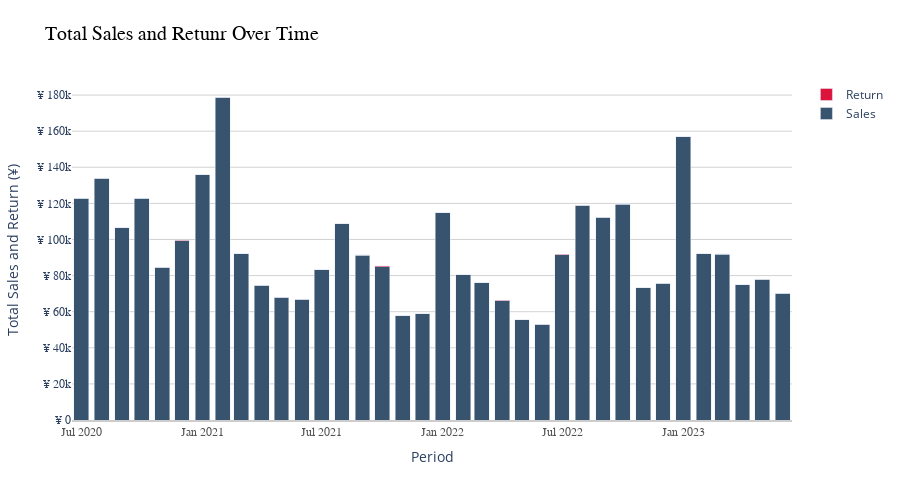

Notebook cell for this chart:
### Code cell
# create a function to plot a chart
def chart_sales_by_period(df):

    # Aggregate total revenue by period
    data = df.groupby([df['Date'].dt.to_period('M'), 'Sale or Return']).agg({'total_revenue': 'sum'}).reset_index().pivot(index='Date', columns='Sale or Return', values='total_revenue').reset_index()
    
    data['return'] = data['return'] * -1
    
    fig = go.Figure()

    # Create the bar chart
    fig.add_trace(go.Bar(x = data['Date'].dt.strftime('%Y-%m'), y=data['sale'].tolist(), name='Sales', marker_color='rgb(55, 83, 109)'))
    fig.add_trace(go.Bar(x = data['Date'].dt.strftime('%Y-%m'), y=data['return'].tolist(), name='Return', marker_color='crimson' ))

    # Update chart layout
    fig.update_layout(
        title='Total Sales and Retunr Over Time',
        title_font = dict(size=20, family='Arial', color='black'),
        xaxis = dict(title='Period', showline=True, showgrid=False, linecolor='rgb(204, 204, 204)', linewidth=2, tickangle=0, tickfont=dict(family='Arial', size=12, color='rgb(82, 82, 82)'),),
        yaxis = dict(title='Total Sales and Return (¥)', showgrid=True, zeroline=True, gridcolor='lightgray', tickfont=dict(family='Arial', size=12), tickprefix='¥ ', separatethousands=True),
        margin = dict(l=60, r=60, t=80, b=80),
        plot_bgcolor = 'white',
        hovermode = 'x unified',
        height = 500,
        showlegend = True,
        barmode="stack",
    )

    fig.show()

chart_sales_by_period(df)

### Figure 1 — Plotly figure (JSON) as saved in the notebook; plotly's stock layout.template omitted (floating-point values rounded to 4 significant figures)
{"data": [{"marker": {"color": "rgb(55, 83, 109)"}, "name": "Sales", "type": "bar", "x": ["2020-07", "2020-08", "2020-09", "2020-10", "2020-11", "2020-12", "2021-01", "2021-02", "2021-03", "2021-04", "2021-05", "2021-06", "2021-07", "2021-08", "2021-09", "2021-10", "2021-11", "2021-12", "2022-01", "2022-02", "2022-03", "2022-04", "2022-05", "2022-06", "2022-07", "2022-08", "2022-09", "2022-10", "2022-11", "2022-12", "2023-01", "2023-02", "2023-03", "2023-04", "2023-05", "2023-06"], "y": [122800.0, 133900.0, 106600.0, 122700.0, 84610.0, 99430.0, 135700.0, 178900.0, 92140.0, 74640.0, 68130.0, 66900.0, 83150.0, 108700.0, 91380.0, 85010.0, 57730.0, 58750.0, 114700.0, 80510.0, 76000.0, 66180.0, 55440.0, 52960.0, 91680.0, 119100.0, 112200.0, 119500.0, 73310.0, 75730.0, 156800.0, 91980.0, 91790.0, 74830.0, 78000.0, 70100.0]}, {"marker": {"color": "crimson"}, "name": "Return", "type": "bar", "x": ["2020-07", "2020-08", "2020-09", "2020-10", "2020-11", "2020-12", "2021-01", "2021-02", "2021-03", "2021-04", "2021-05", "2021-06", "2021-07", "2021-08", "2021-09", "2021-10", "2021-11", "2021-12", "2022-01", "2022-02", "2022-03", "2022-04", "2022-05", "2022-06", "2022-07", "2022-08", "2022-09", "2022-10", "2022-11", "2022-12", "2023-01", "2023-02", "2023-03", "2023-04", "2023-05", "2023-06"], "y": [211.0, 1.7, 40.35, 36.36, 34.0, 158.2, 14.72, 58.26, 49.36, 8.829, 12.72, 47.13, 13.52, 16.18, 161.8, 320.7, 61.93, 41.78, 66.64, 27.35, 29.33, 24.62, 6.659, 28.98, 23.92, 44.95, 96.05, 134.0, 52.14, 42.21, 60.13, 38, 232.7, 45.87, 6.912, 7.9]}], "layout": {"barmode": "stack", "height": 500, "hovermode": "x unified", "margin": {"b": 80, "l": 60, "r": 60, "t": 80}, "plot_bgcolor": "white", "showlegend": true, "title": {"font": {"color": "black", "family": "Arial", "size": 20}, "text": "Total Sales and Retunr Over Time"}, "xaxis": {"linecolor": "rgb(204, 204, 204)", "linewidth": 2, "showgrid": false, "showline": true, "tickangle": 0, "tickfont": {"color": "rgb(82, 82, 82)", "family": "Arial", "size": 12}, "title": {"text": "Period"}}, "yaxis": {"gridcolor": "lightgray", "separatethousands": true, "showgrid": true, "tickfont": {"family": "Arial", "size": 12}, "tickprefix": "¥ ", "title": {"text": "Total Sales and Return (¥)"}, "zeroline": true}}}
